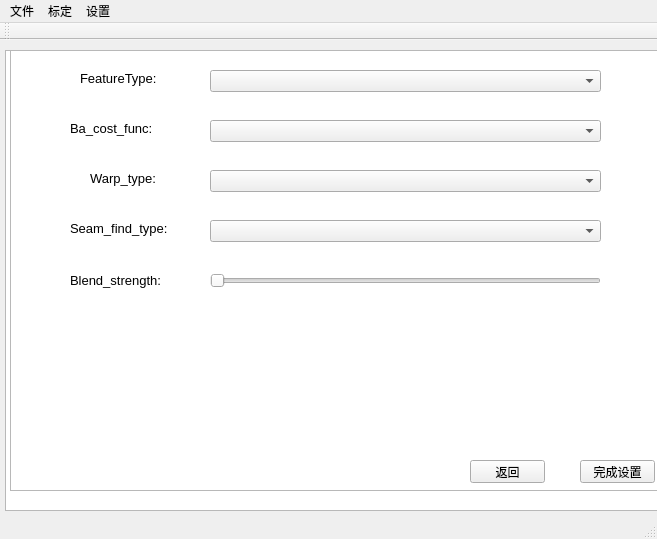
<?xml version="1.0" encoding="UTF-8"?>
<ui version="4.0">
 <class>StitchingVSQtClass</class>
 <widget class="QMainWindow" name="StitchingVSQtClass">
  <property name="geometry">
   <rect>
    <x>0</x>
    <y>0</y>
    <width>657</width>
    <height>539</height>
   </rect>
  </property>
  <property name="maximumSize">
   <size>
    <width>16777215</width>
    <height>16777215</height>
   </size>
  </property>
  <property name="windowTitle">
   <string>ImageStitcher</string>
  </property>
  <property name="windowIcon">
   <iconset>
    <normaloff>../Win32/Debug/logo.png</normaloff>../Win32/Debug/logo.png</iconset>
  </property>
  <widget class="QWidget" name="centralWidget">
   <widget class="QGraphicsView" name="graphicsView">
    <property name="geometry">
     <rect>
      <x>5</x>
      <y>10</y>
      <width>681</width>
      <height>461</height>
     </rect>
    </property>
    <property name="resizeAnchor">
     <enum>QGraphicsView::AnchorUnderMouse</enum>
    </property>
   </widget>
   <widget class="QFrame" name="frame">
    <property name="geometry">
     <rect>
      <x>10</x>
      <y>10</y>
      <width>651</width>
      <height>441</height>
     </rect>
    </property>
    <property name="frameShape">
     <enum>QFrame::StyledPanel</enum>
    </property>
    <property name="frameShadow">
     <enum>QFrame::Raised</enum>
    </property>
    <widget class="QComboBox" name="comboBox1">
     <property name="geometry">
      <rect>
       <x>200</x>
       <y>20</y>
       <width>391</width>
       <height>22</height>
      </rect>
     </property>
    </widget>
    <widget class="QLabel" name="label1">
     <property name="geometry">
      <rect>
       <x>70</x>
       <y>20</y>
       <width>81</width>
       <height>16</height>
      </rect>
     </property>
     <property name="font">
      <font>
       <pointsize>10</pointsize>
       <weight>50</weight>
       <bold>false</bold>
      </font>
     </property>
     <property name="text">
      <string>FeatureType:</string>
     </property>
    </widget>
    <widget class="QPushButton" name="pushButton_2">
     <property name="geometry">
      <rect>
       <x>570</x>
       <y>410</y>
       <width>75</width>
       <height>23</height>
      </rect>
     </property>
     <property name="text">
      <string>完成设置</string>
     </property>
    </widget>
    <widget class="QComboBox" name="comboBox2">
     <property name="geometry">
      <rect>
       <x>200</x>
       <y>70</y>
       <width>391</width>
       <height>22</height>
      </rect>
     </property>
    </widget>
    <widget class="QComboBox" name="comboBox3">
     <property name="geometry">
      <rect>
       <x>200</x>
       <y>120</y>
       <width>391</width>
       <height>22</height>
      </rect>
     </property>
    </widget>
    <widget class="QComboBox" name="comboBox4">
     <property name="geometry">
      <rect>
       <x>200</x>
       <y>170</y>
       <width>391</width>
       <height>22</height>
      </rect>
     </property>
    </widget>
    <widget class="QLabel" name="label">
     <property name="geometry">
      <rect>
       <x>60</x>
       <y>70</y>
       <width>111</width>
       <height>16</height>
      </rect>
     </property>
     <property name="font">
      <font>
       <pointsize>10</pointsize>
      </font>
     </property>
     <property name="text">
      <string>Ba_cost_func:</string>
     </property>
    </widget>
    <widget class="QLabel" name="label_2">
     <property name="geometry">
      <rect>
       <x>80</x>
       <y>120</y>
       <width>71</width>
       <height>16</height>
      </rect>
     </property>
     <property name="font">
      <font>
       <pointsize>10</pointsize>
      </font>
     </property>
     <property name="text">
      <string>Warp_type:</string>
     </property>
    </widget>
    <widget class="QLabel" name="label_3">
     <property name="geometry">
      <rect>
       <x>60</x>
       <y>170</y>
       <width>101</width>
       <height>16</height>
      </rect>
     </property>
     <property name="font">
      <font>
       <pointsize>10</pointsize>
      </font>
     </property>
     <property name="text">
      <string>Seam_find_type:</string>
     </property>
    </widget>
    <widget class="QLabel" name="label_4">
     <property name="geometry">
      <rect>
       <x>60</x>
       <y>220</y>
       <width>101</width>
       <height>20</height>
      </rect>
     </property>
     <property name="font">
      <font>
       <pointsize>10</pointsize>
      </font>
     </property>
     <property name="text">
      <string>Blend_strength:</string>
     </property>
     <property name="indent">
      <number>0</number>
     </property>
    </widget>
    <widget class="QSlider" name="horizontalSlider">
     <property name="geometry">
      <rect>
       <x>200</x>
       <y>220</y>
       <width>391</width>
       <height>22</height>
      </rect>
     </property>
     <property name="orientation">
      <enum>Qt::Horizontal</enum>
     </property>
    </widget>
    <widget class="QPushButton" name="pushButton_3">
     <property name="geometry">
      <rect>
       <x>460</x>
       <y>410</y>
       <width>75</width>
       <height>23</height>
      </rect>
     </property>
     <property name="text">
      <string>返回</string>
     </property>
    </widget>
   </widget>
  </widget>
  <widget class="QMenuBar" name="menuBar">
   <property name="geometry">
    <rect>
     <x>0</x>
     <y>0</y>
     <width>657</width>
     <height>23</height>
    </rect>
   </property>
   <widget class="QMenu" name="menu">
    <property name="title">
     <string>文件</string>
    </property>
   </widget>
   <widget class="QMenu" name="menu_2">
    <property name="title">
     <string>设置</string>
    </property>
   </widget>
   <widget class="QMenu" name="menu_3">
    <property name="title">
     <string>标定</string>
    </property>
   </widget>
   <addaction name="menu"/>
   <addaction name="menu_3"/>
   <addaction name="menu_2"/>
  </widget>
  <widget class="QToolBar" name="mainToolBar">
   <attribute name="toolBarArea">
    <enum>TopToolBarArea</enum>
   </attribute>
   <attribute name="toolBarBreak">
    <bool>false</bool>
   </attribute>
  </widget>
  <widget class="QStatusBar" name="statusBar"/>
 </widget>
 <layoutdefault spacing="6" margin="11"/>
 <resources>
  <include location="stitchingvsqt.qrc"/>
 </resources>
 <connections/>
</ui>
